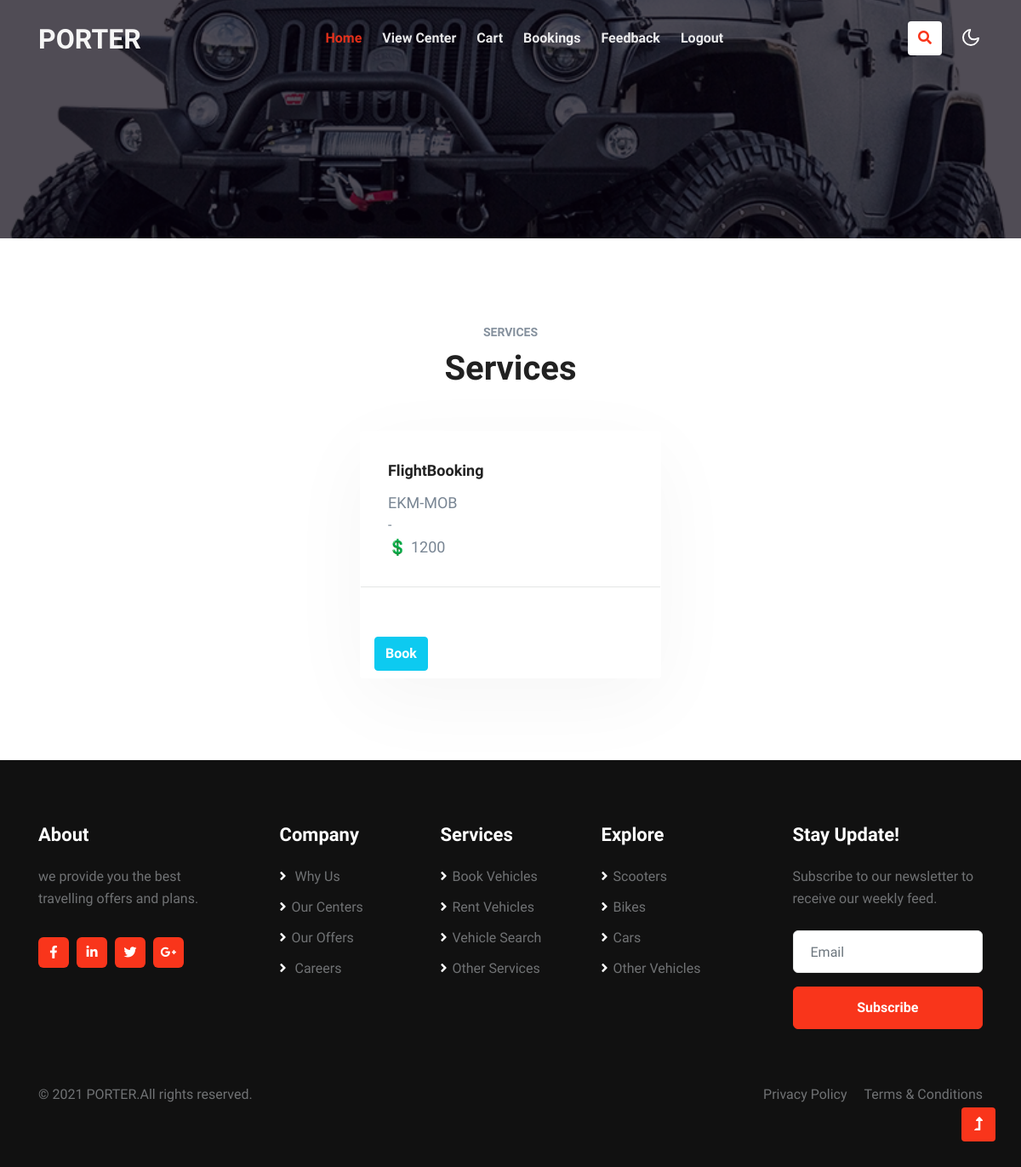
The app's page /port/USER/viewmoreservices.php?sid=9 with its own data.
### tables this page shows
CREATE TABLE IF NOT EXISTS `tb_service` (
  `servicebookid` int NOT NULL AUTO_INCREMENT,
  `center_id` varchar(100) DEFAULT NULL,
  `servicename` varchar(100) DEFAULT NULL,
  `description` varchar(200) DEFAULT NULL,
  `fee` varchar(100) DEFAULT NULL,
  PRIMARY KEY (`servicebookid`)
);

### port/USER/viewmoreservices.php (the view, shortened to what this page needs)
<?php
include '../CONNECTION/DbConnection.php';
include 'userHeader.php';
$centerid = $_GET['sid'];
?>
<section class="w3l-blog">
    <div class="blog py-5" id="Newsblog">
        <div class="container py-lg-5 py-md-4 py-2">
            <div class="title-content text-center mb-lg-3 mb-4">
                <h6 class="title-subw3hny mb-1">Services</h6>
                <h3 class="title-w3l mb-5">Services <br></h3>
            </div>
            <div class="row justify-content-center">
                <?php
                $res = mysqli_query($conn, "SELECT * FROM `tb_service` WHERE center_id='$centerid'");
                while ($rs = mysqli_fetch_array($res)) {
                ?>
                    <div class="col-lg-4 col-md-6 item">
                        <div class="card">
                            <div class="card-body blog-details">
                                <a href="#blog" class="blog-desc"><?php echo $rs['servicename'] ?></a>
                                <p> <?php echo $rs['description'] ?></p>
                                <p> <?php echo $rs['from'] ?></p>-<p> <?php echo $rs['to'] ?></p>
                                <p>💲 <?php echo $rs['fee'] ?></p>
                            </div>
                            <div class="card-footer">
                                <div class="author align-items-center">
                                    <a href="#author" class="post-author">
                                    </a>
                                    <ul class="blog-meta">
                                        <li>
                                            <span class="meta-value"></span><a href="Action.php?sid=<?php echo $rs['servicebookid'] ?>&centerid=<?php echo $centerid ?>&fee=<?php echo $rs['fee'] ?>" class="btn btn-info" style="color: white;"> Book</a>
                                        </li>
                                    </ul>
                                </div>
                            </div>
                        </div>
                    </div>
                <?php
                }
                ?>
            </div>
        </div>
    </div>
</section>
<?php
include '../COMMON/commonfooter.php';
?>

### records on screen
tb_service: servicename "FlightBooking", description "EKM-MOB", fee "1200"
